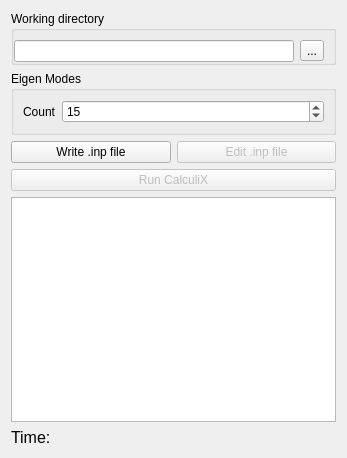
<?xml version="1.0" encoding="UTF-8"?>
<ui version="4.0">
 <class>SolverCalculix</class>
 <widget class="QWidget" name="SolverCalculix">
  <property name="geometry">
   <rect>
    <x>0</x>
    <y>0</y>
    <width>347</width>
    <height>458</height>
   </rect>
  </property>
  <property name="windowTitle">
   <string>Mechanical analysis</string>
  </property>
  <layout class="QVBoxLayout" name="verticalLayout">
   <item>
    <widget class="QGroupBox" name="gb_working_dir">
     <property name="title">
      <string>Working directory</string>
     </property>
     <layout class="QHBoxLayout" name="horizontalLayout_4">
      <property name="leftMargin">
       <number>0</number>
      </property>
      <property name="bottomMargin">
       <number>0</number>
      </property>
      <item>
       <widget class="QLineEdit" name="le_working_dir">
        <property name="enabled">
         <bool>true</bool>
        </property>
        <property name="readOnly">
         <bool>true</bool>
        </property>
       </widget>
      </item>
      <item>
       <widget class="QToolButton" name="tb_choose_working_dir">
        <property name="enabled">
         <bool>true</bool>
        </property>
        <property name="text">
         <string notr="true">...</string>
        </property>
       </widget>
      </item>
     </layout>
    </widget>
   </item>
   <item>
    <widget class="QGroupBox" name="gb_analysis_type">
     <property name="title">
      <string>Eigen Modes</string>
     </property>
     <layout class="QGridLayout" name="gridLayout">
      <property name="leftMargin">
       <number>9</number>
      </property>
      <property name="bottomMargin">
       <number>9</number>
      </property>
      <item row="3" column="2">
       <widget class="QSpinBox" name="sb_mode_count">
        <property name="sizePolicy">
         <sizepolicy hsizetype="Expanding" vsizetype="Fixed">
          <horstretch>0</horstretch>
          <verstretch>0</verstretch>
         </sizepolicy>
        </property>
        <property name="value">
         <number>15</number>
        </property>
       </widget>
      </item>
      <item row="3" column="0">
       <widget class="QLabel" name="l_count">
        <property name="text">
         <string>Count</string>
        </property>
       </widget>
      </item>
     </layout>
    </widget>
   </item>
   <item>
    <layout class="QGridLayout" name="gl_actions">
     <item row="0" column="0">
      <widget class="QPushButton" name="pb_write_inp">
       <property name="text">
        <string>Write .inp file</string>
       </property>
      </widget>
     </item>
     <item row="0" column="1">
      <widget class="QPushButton" name="pb_edit_inp">
       <property name="enabled">
        <bool>false</bool>
       </property>
       <property name="text">
        <string>Edit .inp file</string>
       </property>
      </widget>
     </item>
     <item row="1" column="0" colspan="2">
      <widget class="QPushButton" name="pb_run_ccx">
       <property name="enabled">
        <bool>false</bool>
       </property>
       <property name="text">
        <string>Run CalculiX</string>
       </property>
      </widget>
     </item>
    </layout>
   </item>
   <item>
    <widget class="QTextEdit" name="textEdit_Output">
     <property name="lineWrapMode">
      <enum>QTextEdit::NoWrap</enum>
     </property>
    </widget>
   </item>
   <item>
    <widget class="QLabel" name="l_time">
     <property name="font">
      <font>
       <pointsize>12</pointsize>
      </font>
     </property>
     <property name="text">
      <string>Time:</string>
     </property>
    </widget>
   </item>
  </layout>
 </widget>
 <resources/>
 <connections/>
</ui>
